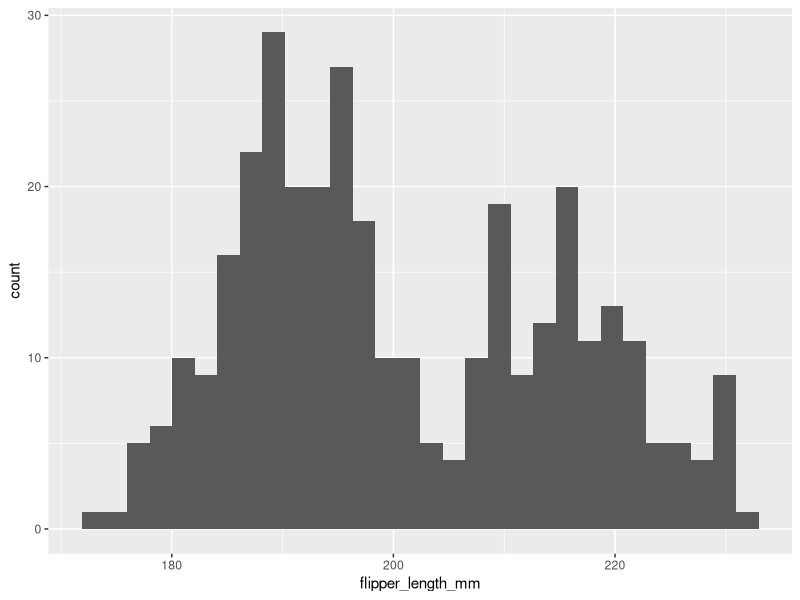
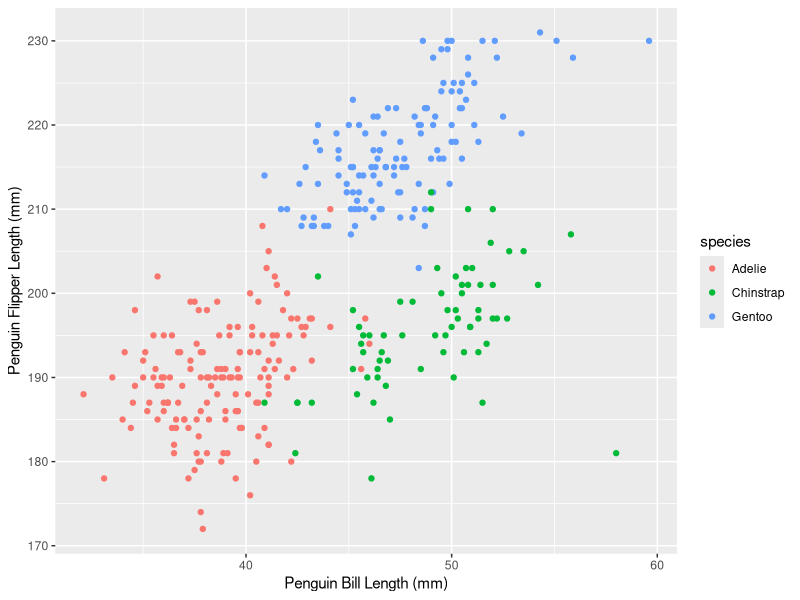
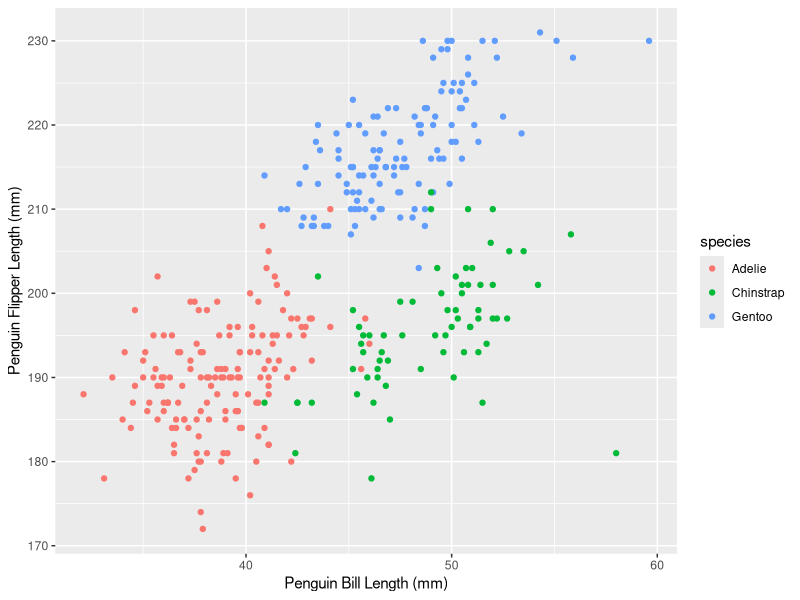

The R script that drew these images, in order:
## ---- chunk 1

library(ggplot2)
library(tidyverse)

## ---- chunk 2

data("penguins", package = "palmerpenguins")

## ---- chunk 3

head(penguins)
nrow(penguins)
ncol(penguins)
summary(penguins)

## ---- chunk 4

ggplot(penguins, aes(x=flipper_length_mm))+ geom_histogram()

## ---- chunk 5

ggplot(penguins,aes(x=bill_length_mm, y=flipper_length_mm, color=species))+
  geom_point()+
  labs(x= "Penguin Bill Length (mm)", y= "Penguin Flipper Length (mm)")

## ---- chunk 6
ggsave("Figures/penguin_plot.png")

## ---- chunk 7
dfsample <- rnorm(10)
## ---- chunk 8
logical_vector <- dfsample > 0

character_vector <- c("apple", "banana", "cherry", "date", "elderberry", 
                      "fig", "grape", "honeydew", "kiwi", "lemon")

factor_vector <- factor(c("Level1", "Level2", "Level3", "Level1", "Level2", 
                          "Level3", "Level1", "Level2", "Level3", "Level1"))
## ---- chunk 9
df_hw <- data.frame(RandomSample = dfsample,
                 GreaterThanZero = logical_vector,
                 CharacterVector = character_vector,
                 FactorVector = factor_vector)
df_hw
